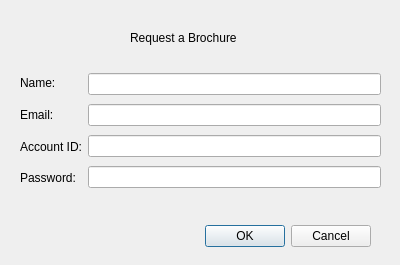
<?xml version="1.0" encoding="UTF-8"?>
<ui version="4.0">
 <class>SignUpWindow</class>
 <widget class="QDialog" name="SignUpWindow">
  <property name="geometry">
   <rect>
    <x>0</x>
    <y>0</y>
    <width>400</width>
    <height>265</height>
   </rect>
  </property>
  <property name="windowTitle">
   <string>Dialog</string>
  </property>
  <widget class="QDialogButtonBox" name="buttonBox">
   <property name="geometry">
    <rect>
     <x>30</x>
     <y>220</y>
     <width>341</width>
     <height>32</height>
    </rect>
   </property>
   <property name="orientation">
    <enum>Qt::Horizontal</enum>
   </property>
   <property name="standardButtons">
    <set>QDialogButtonBox::Cancel|QDialogButtonBox::Ok</set>
   </property>
  </widget>
  <widget class="QLabel" name="label_5">
   <property name="geometry">
    <rect>
     <x>130</x>
     <y>30</y>
     <width>131</width>
     <height>16</height>
    </rect>
   </property>
   <property name="text">
    <string>Request a Brochure</string>
   </property>
  </widget>
  <widget class="QWidget" name="layoutWidget_5">
   <property name="geometry">
    <rect>
     <x>20</x>
     <y>70</y>
     <width>361</width>
     <height>121</height>
    </rect>
   </property>
   <layout class="QHBoxLayout" name="horizontalLayout">
    <item>
     <layout class="QVBoxLayout" name="verticalLayout_2">
      <item>
       <widget class="QLabel" name="label">
        <property name="text">
         <string>Name: </string>
        </property>
       </widget>
      </item>
      <item>
       <widget class="QLabel" name="label_2">
        <property name="text">
         <string>Email:</string>
        </property>
       </widget>
      </item>
      <item>
       <widget class="QLabel" name="label_3">
        <property name="text">
         <string>Account ID:</string>
        </property>
       </widget>
      </item>
      <item>
       <widget class="QLabel" name="label_4">
        <property name="text">
         <string>Password:</string>
        </property>
       </widget>
      </item>
     </layout>
    </item>
    <item>
     <layout class="QVBoxLayout" name="verticalLayout">
      <item>
       <widget class="QLineEdit" name="NameEdit"/>
      </item>
      <item>
       <widget class="QLineEdit" name="EmailEdit"/>
      </item>
      <item>
       <widget class="QLineEdit" name="AccountIdEdit"/>
      </item>
      <item>
       <widget class="QLineEdit" name="PasswordEdit"/>
      </item>
     </layout>
    </item>
   </layout>
  </widget>
 </widget>
 <resources/>
 <connections>
  <connection>
   <sender>buttonBox</sender>
   <signal>accepted()</signal>
   <receiver>SignUpWindow</receiver>
   <slot>accept()</slot>
   <hints>
    <hint type="sourcelabel">
     <x>248</x>
     <y>254</y>
    </hint>
    <hint type="destinationlabel">
     <x>157</x>
     <y>274</y>
    </hint>
   </hints>
  </connection>
  <connection>
   <sender>buttonBox</sender>
   <signal>rejected()</signal>
   <receiver>SignUpWindow</receiver>
   <slot>reject()</slot>
   <hints>
    <hint type="sourcelabel">
     <x>316</x>
     <y>260</y>
    </hint>
    <hint type="destinationlabel">
     <x>286</x>
     <y>274</y>
    </hint>
   </hints>
  </connection>
 </connections>
</ui>
